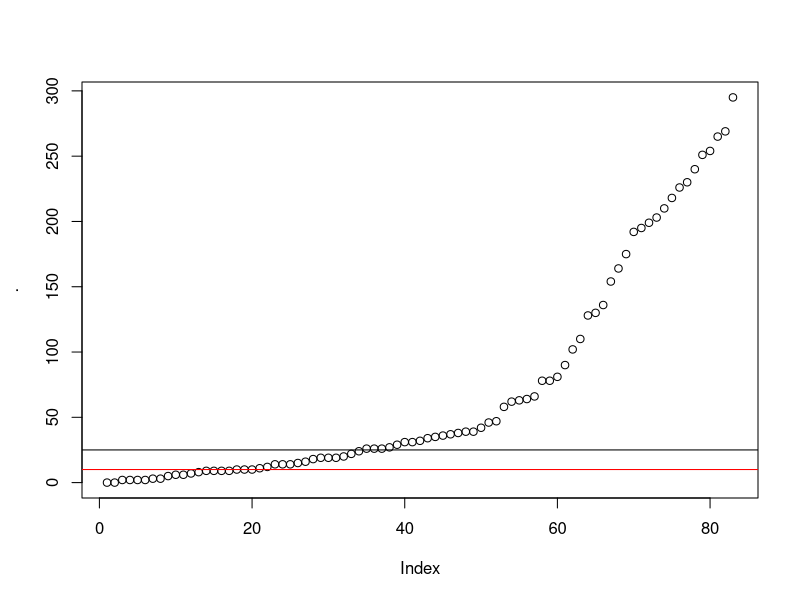

Write the R code that produced this figure. (Note: this script raises an error after producing the figure.)
#####################  Correlation matrix SCRIPT ###########################

library(data.table)
library(tidyverse)
library(corrplot)


db<-fread("results/complete_database_BO_1q_13.txt")

db_var <- db %>% select(SNP_FILE_NAME, HyperDiploidy, t_4_14, t_11_14, t_14_16, t_14_20, t_6_14)


#____ Build CALLS for traslocations ______
db_var$t_others <- db_var$t_14_16 + db_var$t_14_20 + db_var$t_6_14

db_var$t_IgH <- ifelse(db_var$t_11_14 == 1 | db_var$t_4_14 == 1 | db_var$t_others == 1, 1,0 )


#____ Build CALLS for amp and dels _______

import<-fread("workfiles/BROAD_CALLS/Broad_clonality_calls_BO.txt")

# modify all values in import, assign 1 if > 1 and 0 if < 0.5, if between 0.5 and 1 dont modify
amps <- apply(import %>% select(-sample), c(1,2), function(x) ifelse(x > 1, 1, ifelse(x < 0, 0, x))) %>% as.data.frame()
dels <- apply(import %>% select(-sample), c(1,2), function(x) ifelse(x < -1, 1, ifelse(x > 0, 0, abs(x)))) %>% as.data.frame()

names(amps) <- paste0("Amp_", names(amps))
names(dels) <- paste0("Del_", names(dels))

calls <- cbind(amps, dels)

calls$sample <- import$sample


#_____ add HD and t-IgH to calls ______
db_var <- db_var %>% mutate(sample = SNP_FILE_NAME %>% str_replace_all("\\(|\\)","\\.") %>% str_replace("^([0-9])","X\\1"))
(db_var$sample %in% import$sample) %>% table


allcalls <- left_join(db_var, calls, by = c("sample" = "sample")) %>% select(-SNP_FILE_NAME)





#____ KEEP ONLY UNIQUE/RELVANT CALLS____ 
# unique calls
data <- allcalls %>% select(-c(
    sample,
    t_14_16,
    t_6_14,
    t_14_20
))

names(data)

# relevant calls
data %>% summarise_all(.funs=function(x) sum(x>0.1, na.rm =T)) %>% as.numeric %>% sort %>% plot + abline(h = 25) + abline(h = 10, col="red")
data %>% summarise_all(.funs=function(x) sum(x>0.1, na.rm =T)) %>% ">"(25) %>% as.vector -> rel

25/512
rel %>% table

names(data)[rel]

data <- as.data.frame(data)
data2 <- data[rel]

names(data2)

data2 %>% summarise_all(.funs=function(x) sum(x>0.1, na.rm =T)) %>% `>`(25) %>% as.vector %>% table


#_______ RESHAPE COLUMNS _________
asd <- data2

# reorder columns names
asd <- asd %>% select(Amp_chr_1q:Del_chr_22q,t_4_14,t_11_14,t_others,t_IgH,HyperDiploidy)

# rename columns
names(asd) <- names(asd) %>% str_replace_all("_"," ") 
names(asd) <- names(asd) %>% str_replace_all("chr ","") 



###################################### CORRELATION MATRIX ############################################

dataM <- as.matrix(asd)

rownames(dataM) <- allcalls$sample
rownames(dataM)

sumsEvents <- apply(dataM, 2, function(x) sum(x>0.1, na.rm = TRUE))

table(sumsEvents > 25)
0.05*513
25/513

idxEvents <- which(sumsEvents >= 25)

dataMF <- dataM[,idxEvents]

apply(dataMF, 2, function(x) sum(x>0.1, na.rm = TRUE))



M <- cor(dataMF, use = "pairwise.complete.obs")

pvalueMat <- cor.mtest(M, conf.level = 0.95)
pvalueMat$p

colbwr <- colorRampPalette(c("blue", "white", "red"))
colbwr2 <- colorRampPalette(c("#67001F", "#B2182B", "#D6604D", "#F4A582",
                              "#FDDBC7", "#FFFFFF", "#D1E5F0", "#92C5DE",
                              "#4393C3", "#2166AC", "#053061") %>% rev) 



#============== create correlation matrix plot ===============

dir.create("plots/correlation_plots/")

M_df <- M %>% as.data.frame(row.names = row.names(M)) %>% rownames_to_column("Alteration")

write_tsv(M_df, "plots/correlation_plots/cor_matrix_clonality_BO.txt")

pdf("plots/correlation_plots/cor_matrix_clonality_BO.pdf", 
    width = 10, height = 11)

corrplot(M, type="lower", 
         method="ellipse", 
         tl.col="black", 
         col = colbwr(200),
         p.mat = pvalueMat$p, 
         sig.level = 0.05,
         insig = "pch", 
         pch.cex	=0.8, 
         pch.col ="grey40",
         diag = FALSE,
         tl.srt= 60,
         tl.cex=0.7,
         tl.pos="ld"
         # addgrid.col="white"
) 

dev.off()



svg("plots/correlation_plots/cor_matrix_clonality_BO.svg", 
    width = 10, height = 11)

corrplot(M, type="lower",
         method="ellipse", 
         tl.col="black", 
         col = colbwr(200),
         p.mat = pvalueMat$p, 
         sig.level = 0.05,
         insig = "pch", 
         pch.cex	=0.8, 
         pch.col ="grey40",
         diag = FALSE,
         tl.srt= 60,
         tl.cex=0.7,
         tl.pos="ld"
         # addgrid.col="white"
) 

dev.off()


 
